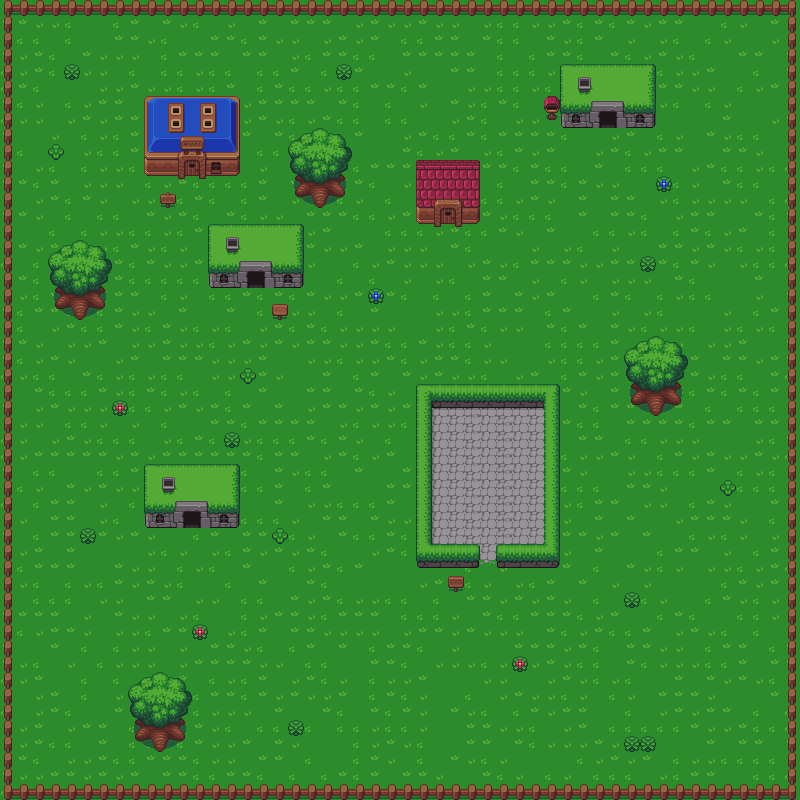

This game map was drawn from its Tiled (.tmx) file and the tilesets committed beside it. A one-line description and the trimmed map source follow:
An orthogonal 50x50 tile map with 16x16 px tiles, 2 tile layers (tiles_1, tiles_2), 1 hidden layer not drawn and 1 object (controllableObject).

<map version="1.0" orientation="orthogonal" renderorder="right-down" width="50" height="50" tilewidth="16" tileheight="16" nextobjectid="2">
 <tileset firstgid="1" name="tileset0" tilewidth="16" tileheight="16" tilecount="350" columns="25">
  <image source="tiles.png" width="400" height="224" />
  <tile id="26">
   <properties>
    <property name="collision" type="bool" value="true" />
   </properties>
  </tile>
  <tile id="27">
   <properties>
    <property name="collision" type="bool" value="true" />
   </properties>
  </tile>
  <tile id="28">
   <properties>
    <property name="collision" type="bool" value="true" />
   </properties>
  </tile>
  <tile id="29">
   <properties>
    <property name="collision" type="bool" value="true" />
   </properties>
  </tile>
  <tile id="30">
   <properties>
    <property name="collision" type="bool" value="true" />
   </properties>
  </tile>
  <tile id="31">
   <properties>
    <property name="collision" type="bool" value="true" />
   </properties>
  </tile>
  <tile id="45">
   <properties>
    <property name="collision" type="bool" value="true" />
   </properties>
  </tile>
  <tile id="46">
   <properties>
    <property name="collision" type="bool" value="true" />
   </properties>
  </tile>
  <tile id="47">
   <properties>
    <property name="collision" type="bool" value="true" />
   </properties>
  </tile>
  <tile id="48">
   <properties>
    <property name="collision" type="bool" value="true" />
   </properties>
  </tile>
  <tile id="51">
   <properties>
    <property name="collision" type="bool" value="true" />
   </properties>
  </tile>
  <tile id="52">
   <properties>
    <property name="collision" type="bool" value="true" />
   </properties>
  </tile>
  <tile id="53">
   <properties>
    <property name="collision" type="bool" value="true" />
   </properties>
  </tile>
  <tile id="54">
   <properties>
    <property name="collision" type="bool" value="true" />
   </properties>
  </tile>
  <tile id="55">
   <properties>
    <property name="collision" type="bool" value="true" />
   </properties>
  </tile>
  <tile id="56">
   <properties>
    <property name="collision" type="bool" value="true" />
   </properties>
  </tile>
  <tile id="58">
   <properties>
    <property name="collision" type="bool" value="true" />
   </properties>
  </tile>
  <tile id="59">
   <properties>
    <property name="collision" type="bool" value="true" />
   </properties>
  </tile>
  <tile id="60">
   <properties>
    <property name="collision" type="bool" value="true" />
   </properties>
  </tile>
  <tile id="61">
   <properties>
    <property name="collision" type="bool" value="true" />
   </properties>
  </tile>
  <tile id="63">
   <properties>
    <property name="collision" type="bool" value="true" />
   </properties>
  </tile>
  <tile id="64">
   <properties>
    <property name="collision" type="bool" value="true" />
   </properties>
  </tile>
  <tile id="65">
   <properties>
    <property name="collision" type="bool" value="true" />
   </properties>
  </tile>
  <tile id="66">
   <properties>
    <property name="collision" type="bool" value="true" />
   </properties>
  </tile>
  <tile id="67">
   <properties>
    <property name="collision" type="bool" value="true" />
   </properties>
  </tile>
  <tile id="68">
   <properties>
    <property name="collision" type="bool" value="true" />
   </properties>
  </tile>
  <tile id="70">
   <properties>
    <property name="collision" type="bool" value="true" />
   </properties>
  </tile>
  <tile id="71">
   <properties>
    <property name="collision" type="bool" value="true" />
   </properties>
  </tile>
  <tile id="72">
   <properties>
    <property name="collision" type="bool" value="true" />
   </properties>
  </tile>
  <tile id="73">
   <properties>
    <property name="collision" type="bool" value="true" />
   </properties>
  </tile>
  <tile id="76">
   <properties>
    <property name="collision" type="bool" value="true" />
   </properties>
  </tile>
  <tile id="77">
   <properties>
    <property name="collision" type="bool" value="true" />
   </properties>
  </tile>
  <tile id="78">
   <properties>
    <property name="collision" type="bool" value="true" />
   </properties>
  </tile>
  <tile id="79">
   <properties>
    <property name="collision" type="bool" value="true" />
   </properties>
  </tile>
  <tile id="80">
   <properties>
    <property name="collision" type="bool" value="true" />
   </properties>
  </tile>
  <tile id="81">
   <properties>
    <property name="collision" type="bool" value="true" />
   </properties>
  </tile>
  <tile id="83">
   <properties>
    <property name="collision" type="bool" value="true" />
   </properties>
  </tile>
  <tile id="84">
   <properties>
    <property name="collision" type="bool" value="true" />
   </properties>
  </tile>
  <tile id="85">
   <properties>
    <property name="collision" type="bool" value="true" />
   </properties>
  </tile>
  <tile id="86">
   <properties>
    <property name="collision" type="bool" value="true" />
   </properties>
  </tile>
  <tile id="88">
   <properties>
    <property name="collision" type="bool" value="true" />
   </properties>
  </tile>
  <tile id="89">
   <properties>
    <property name="collision" type="bool" value="true" />
   </properties>
  </tile>
  <tile id="90">
   <properties>
    <property name="collision" type="bool" value="true" />
   </properties>
  </tile>
  <tile id="91">
   <properties>
    <property name="collision" type="bool" value="true" />
   </properties>
  </tile>
  <tile id="92">
   <properties>
    <property name="collision" type="bool" value="true" />
   </properties>
  </tile>
  <tile id="93">
   <properties>
    <property name="collision" type="bool" value="true" />
   </properties>
  </tile>
  <tile id="95">
   <properties>
    <property name="collision" type="bool" value="true" />
   </properties>
  </tile>
  <tile id="96">
   <properties>
    <property name="collision" type="bool" value="true" />
   </properties>
  </tile>
  <tile id="97">
   <properties>
    <property name="collision" type="bool" value="true" />
   </properties>
  </tile>
  <tile id="98">
   <properties>
    <property name="collision" type="bool" value="true" />
   </properties>
  </tile>
  <tile id="101">
   <properties>
    <property name="collision" type="bool" value="true" />
   </properties>
  </tile>
  <tile id="102">
   <properties>
    <property name="collision" type="bool" value="true" />
   </properties>
  </tile>
  <tile id="103">
   <properties>
    <property name="collision" type="bool" value="true" />
   </properties>
  </tile>
  <tile id="104">
   <properties>
    <property name="collision" type="bool" value="true" />
   </properties>
  </tile>
  <tile id="105">
   <properties>
    <property name="collision" type="bool" value="true" />
   </properties>
  </tile>
  <tile id="106">
   <properties>
    <property name="collision" type="bool" value="true" />
   </properties>
  </tile>
  <tile id="108">
   <properties>
    <property name="collision" type="bool" value="true" />
   </properties>
  </tile>
  <tile id="109">
   <properties>
    <property name="collision" type="bool" value="true" />
   </properties>
  </tile>
  <tile id="110">
   <properties>
    <property name="collision" type="bool" value="true" />
   </properties>
  </tile>
  <tile id="111">
   <properties>
    <property name="collision" type="bool" value="true" />
   </properties>
  </tile>
  <tile id="113">
   <properties>
    <property name="collision" type="bool" value="true" />
   </properties>
  </tile>
  <tile id="114">
   <properties>
    <property name="collision" type="bool" value="true" />
   </properties>
  </tile>
  <tile id="115">
   <properties>
    <property name="collision" type="bool" value="true" />
   </properties>
  </tile>
  <tile id="116">
   <properties>
    <property name="collision" type="bool" value="true" />
   </properties>
  </tile>
  <tile id="117">
   <properties>
    <property name="collision" type="bool" value="true" />
   </properties>
  </tile>
  <tile id="118">
   <properties>
    <property name="collision" type="bool" value="true" />
   </properties>
  </tile>
  <tile id="120">
   <properties>
    <property name="collision" type="bool" value="true" />
   </properties>
  </tile>
  <tile id="121">
   <properties>
    <property name="collision" type="bool" value="true" />
   </properties>
  </tile>
  <tile id="122">
   <properties>
    <property name="collision" type="bool" value="true" />
   </properties>
  </tile>
  <tile id="123">
   <properties>
    <property name="collision" type="bool" value="true" />
   </properties>
  </tile>
  <tile id="126">
   <properties>
    <property name="collision" type="bool" value="true" />
   </properties>
  </tile>
  <tile id="127">
   <properties>
    <property name="collision" type="bool" value="true" />
   </properties>
  </tile>
  <tile id="128">
   <properties>
    <property name="collision" type="bool" value="true" />
   </properties>
  </tile>
  <tile id="129">
   <properties>
    <property name="collision" type="bool" value="true" />
   </properties>
  </tile>
  <tile id="130">
   <properties>
    <property name="collision" type="bool" value="true" />
   </properties>
  </tile>
  <tile id="131">
   <properties>
    <property name="collision" type="bool" value="true" />
   </properties>
  </tile>
  <tile id="133">
   <properties>
    <property name="collision" type="bool" value="true" />
   </properties>
  </tile>
  <tile id="134">
   <properties>
    <property name="collision" type="bool" value="true" />
   </properties>
  </tile>
  <tile id="135">
   <properties>
    <property name="collision" type="bool" value="true" />
   </properties>
  </tile>
  <tile id="136">
   <properties>
    <property name="collision" type="bool" value="true" />
   </properties>
  </tile>
  <tile id="138">
   <properties>
    <property name="collision" type="bool" value="true" />
   </properties>
  </tile>
  <tile id="139">
   <properties>
    <property name="collision" type="bool" value="true" />
   </properties>
  </tile>
  <tile id="140">
   <properties>
    <property name="collision" type="bool" value="true" />
   </properties>
  </tile>
  <tile id="141">
   <properties>
    <property name="collision" type="bool" value="true" />
   </properties>
  </tile>
  <tile id="142">
   <properties>
    <property name="collision" type="bool" value="true" />
   </properties>
  </tile>
  <tile id="143">
   <properties>
    <property name="collision" type="bool" value="true" />
   </properties>
  </tile>
  <tile id="145">
   <properties>
    <property name="collision" type="bool" value="true" />
   </properties>
  </tile>
  <tile id="146">
   <properties>
    <property name="collision" type="bool" value="true" />
   </properties>
  </tile>
  <tile id="147">
   <properties>
    <property name="collision" type="bool" value="true" />
   </properties>
  </tile>
  <tile id="148">
   <properties>
    <property name="collision" type="bool" value="true" />
   </properties>
  </tile>
  <tile id="176">
   <properties>
    <property name="collision" type="bool" value="true" />
   </properties>
  </tile>
  <tile id="177">
   <properties>
    <property name="collision" type="bool" value="true" />
   </properties>
  </tile>
  <tile id="178">
   <properties>
    <property name="collision" type="bool" value="true" />
   </properties>
  </tile>
  <tile id="179">
   <properties>
    <property name="collision" type="bool" value="true" />
   </properties>
  </tile>
  <tile id="180">
   <properties>
    <property name="collision" type="bool" value="true" />
   </properties>
  </tile>
  <tile id="181">
   <properties>
    <property name="collision" type="bool" value="true" />
   </properties>
  </tile>
  <tile id="182">
   <properties>
    <property name="collision" type="bool" value="true" />
   </properties>
  </tile>
  <tile id="183">
   <properties>
    <property name="collision" type="bool" value="true" />
   </properties>
  </tile>
  <tile id="184">
   <properties>
    <property name="collision" type="bool" value="true" />
   </properties>
  </tile>
  <tile id="188">
   <properties>
    <property name="collision" type="bool" value="true" />
   </properties>
  </tile>
  <tile id="189">
   <properties>
    <property name="collision" type="bool" value="true" />
   </properties>
  </tile>
  <tile id="190">
   <properties>
    <property name="collision" type="bool" value="true" />
   </properties>
  </tile>
  <tile id="201">
   <properties>
    <property name="collision" type="bool" value="true" />
   </properties>
  </tile>
  <tile id="202">
   <properties>
    <property name="collision" type="bool" value="true" />
   </properties>
  </tile>
  <tile id="203">
   <properties>
    <property name="collision" type="bool" value="true" />
   </properties>
  </tile>
  <tile id="204">
   <properties>
    <property name="collision" type="bool" value="true" />
   </properties>
  </tile>
  <tile id="205">
   <properties>
    <property name="collision" type="bool" value="true" />
   </properties>
  </tile>
  <tile id="206">
   <properties>
    <property name="collision" type="bool" value="true" />
   </properties>
  </tile>
  <tile id="207">
   <properties>
    <property name="collision" type="bool" value="true" />
   </properties>
  </tile>
  <tile id="208">
   <properties>
    <property name="collision" type="bool" value="true" />
   </properties>
  </tile>
  <tile id="209">
   <properties>
    <property name="collision" type="bool" value="true" />
   </properties>
  </tile>
  <tile id="213">
   <properties>
    <property name="collision" type="bool" value="true" />
   </properties>
  </tile>
  <tile id="215">
   <properties>
    <property name="collision" type="bool" value="true" />
   </properties>
  </tile>
  <tile id="226">
   <properties>
    <property name="collision" type="bool" value="true" />
   </properties>
  </tile>
  <tile id="234">
   <properties>
    <property name="collision" type="bool" value="true" />
   </properties>
  </tile>
  <tile id="238">
   <properties>
    <property name="collision" type="bool" value="true" />
   </properties>
  </tile>
  <tile id="239">
   <properties>
    <property name="collision" type="bool" value="true" />
   </properties>
  </tile>
  <tile id="240">
   <properties>
    <property name="collision" type="bool" value="true" />
   </properties>
  </tile>
  <tile id="251">
   <properties>
    <property name="collision" type="bool" value="true" />
   </properties>
  </tile>
  <tile id="252">
   <properties>
    <property name="collision" type="bool" value="true" />
   </properties>
  </tile>
  <tile id="253">
   <properties>
    <property name="collision" type="bool" value="true" />
   </properties>
  </tile>
  <tile id="254">
   <properties>
    <property name="collision" type="bool" value="true" />
   </properties>
  </tile>
  <tile id="256">
   <properties>
    <property name="collision" type="bool" value="true" />
   </properties>
  </tile>
  <tile id="257">
   <properties>
    <property name="collision" type="bool" value="true" />
   </properties>
  </tile>
  <tile id="258">
   <properties>
    <property name="collision" type="bool" value="true" />
   </properties>
  </tile>
  <tile id="259">
   <properties>
    <property name="collision" type="bool" value="true" />
   </properties>
  </tile>
  <tile id="325">
   <properties>
    <property name="collision" value="false" />
   </properties>
  </tile>
  <tile id="326">
   <properties>
    <property name="collision" value="false" />
   </properties>
  </tile>
  <tile id="327">
   <properties>
    <property name="collision" value="false" />
   </properties>
  </tile>
  <tile id="328">
   <properties>
    <property name="collision" value="false" />
   </properties>
  </tile>
  <tile id="329">
   <properties>
    <property name="collision" value="false" />
   </properties>
  </tile>
  <tile id="330">
   <properties>
    <property name="collision" value="false" />
   </properties>
  </tile>
  <tile id="331">
   <properties>
    <property name="collision" value="false" />
   </properties>
  </tile>
  <tile id="332">
   <properties>
    <property name="collision" value="false" />
   </properties>
  </tile>
  <tile id="333">
   <properties>
    <property name="collision" value="false" />
   </properties>
  </tile>
  <tile id="334">
   <properties>
    <property name="collision" value="false" />
   </properties>
  </tile>
  <tile id="335">
   <properties>
    <property name="collision" value="false" />
   </properties>
  </tile>
  <tile id="336">
   <properties>
    <property name="collision" value="false" />
   </properties>
  </tile>
  <tile id="337">
   <properties>
    <property name="collision" value="false" />
   </properties>
  </tile>
  <tile id="338">
   <properties>
    <property name="collision" value="false" />
   </properties>
  </tile>
  <tile id="339">
   <properties>
    <property name="collision" value="false" />
   </properties>
  </tile>
  <tile id="340">
   <properties>
    <property name="collision" value="false" />
   </properties>
  </tile>
  <tile id="341">
   <properties>
    <property name="collision" value="false" />
   </properties>
  </tile>
  <tile id="342">
   <properties>
    <property name="collision" value="false" />
   </properties>
  </tile>
  <tile id="343">
   <properties>
    <property name="collision" value="false" />
   </properties>
  </tile>
  <tile id="344">
   <properties>
    <property name="collision" value="false" />
   </properties>
  </tile>
  <tile id="345">
   <properties>
    <property name="collision" value="false" />
   </properties>
  </tile>
  <tile id="346">
   <properties>
    <property name="collision" value="false" />
   </properties>
  </tile>
  <tile id="347">
   <properties>
    <property name="collision" value="false" />
   </properties>
  </tile>
  <tile id="348">
   <properties>
    <property name="collision" value="false" />
   </properties>
  </tile>
  <tile id="349">
   <properties>
    <property name="collision" value="false" />
   </properties>
  </tile>
 </tileset>
 <layer name="tiles_1" width="50" height="50">
  <data>[2500 cells, 2500 non-empty, 4 distinct tile ids]</data>
 </layer>
 <layer name="tiles_2" width="50" height="50">
  <data>[2500 cells, 535 non-empty, 162 distinct tile ids]</data>
 </layer>
 <objectgroup name="objects">
  <object id="1" name="controllableObject" type="controllableObject" gid="187" x="482" y="482.667" width="16" height="16" />
 </objectgroup>
 <layer name="collisionmap" width="50" height="50" visible="0" opacity="0.61">
  <data>[2500 cells, 385 non-empty, 1 distinct tile ids]</data>
 </layer>
</map>
